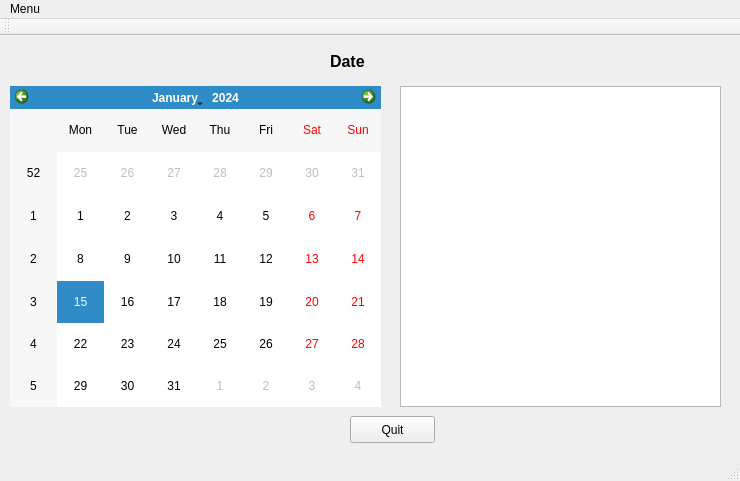
<?xml version="1.0" encoding="UTF-8"?>
<ui version="4.0">
 <class>MainWindow</class>
 <widget class="QMainWindow" name="MainWindow">
  <property name="geometry">
   <rect>
    <x>0</x>
    <y>0</y>
    <width>740</width>
    <height>481</height>
   </rect>
  </property>
  <property name="windowTitle">
   <string>Employee Schedules</string>
  </property>
  <widget class="QWidget" name="centralWidget">
   <widget class="QTextEdit" name="textEdit">
    <property name="geometry">
     <rect>
      <x>400</x>
      <y>50</y>
      <width>321</width>
      <height>321</height>
     </rect>
    </property>
   </widget>
   <widget class="QLabel" name="label">
    <property name="geometry">
     <rect>
      <x>330</x>
      <y>10</y>
      <width>141</width>
      <height>31</height>
     </rect>
    </property>
    <property name="font">
     <font>
      <pointsize>12</pointsize>
      <weight>75</weight>
      <bold>true</bold>
     </font>
    </property>
    <property name="text">
     <string>Date</string>
    </property>
   </widget>
   <widget class="QCalendarWidget" name="calendarWidget">
    <property name="geometry">
     <rect>
      <x>10</x>
      <y>50</y>
      <width>371</width>
      <height>321</height>
     </rect>
    </property>
   </widget>
   <widget class="QPushButton" name="pushButton">
    <property name="geometry">
     <rect>
      <x>350</x>
      <y>380</y>
      <width>85</width>
      <height>27</height>
     </rect>
    </property>
    <property name="text">
     <string>Quit</string>
    </property>
   </widget>
  </widget>
  <widget class="QMenuBar" name="menuBar">
   <property name="geometry">
    <rect>
     <x>0</x>
     <y>0</y>
     <width>740</width>
     <height>27</height>
    </rect>
   </property>
   <widget class="QMenu" name="menuMenu">
    <property name="title">
     <string>Menu</string>
    </property>
    <addaction name="actionContact_Information"/>
   </widget>
   <addaction name="menuMenu"/>
  </widget>
  <widget class="QToolBar" name="mainToolBar">
   <attribute name="toolBarArea">
    <enum>TopToolBarArea</enum>
   </attribute>
   <attribute name="toolBarBreak">
    <bool>false</bool>
   </attribute>
  </widget>
  <widget class="QStatusBar" name="statusBar"/>
  <action name="actionContact_Information">
   <property name="text">
    <string>Contact Information</string>
   </property>
  </action>
 </widget>
 <layoutdefault spacing="6" margin="11"/>
 <resources/>
 <connections/>
</ui>
